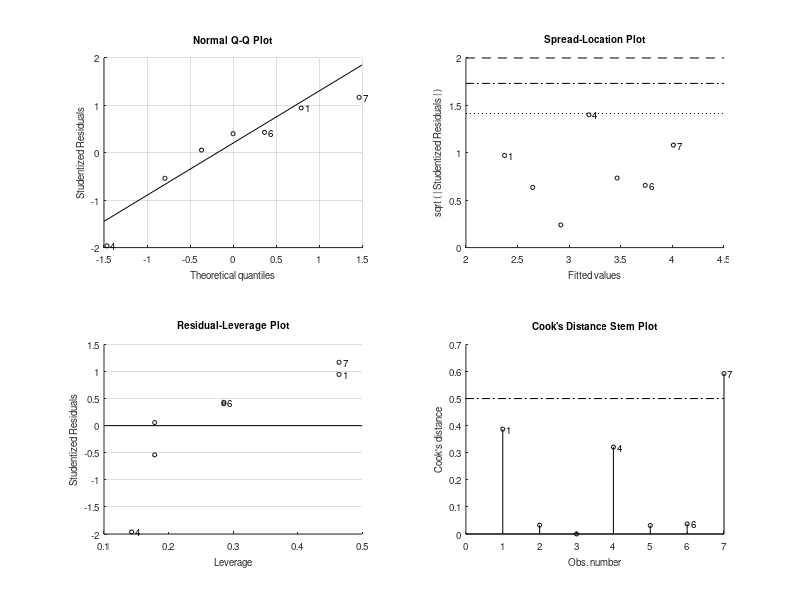
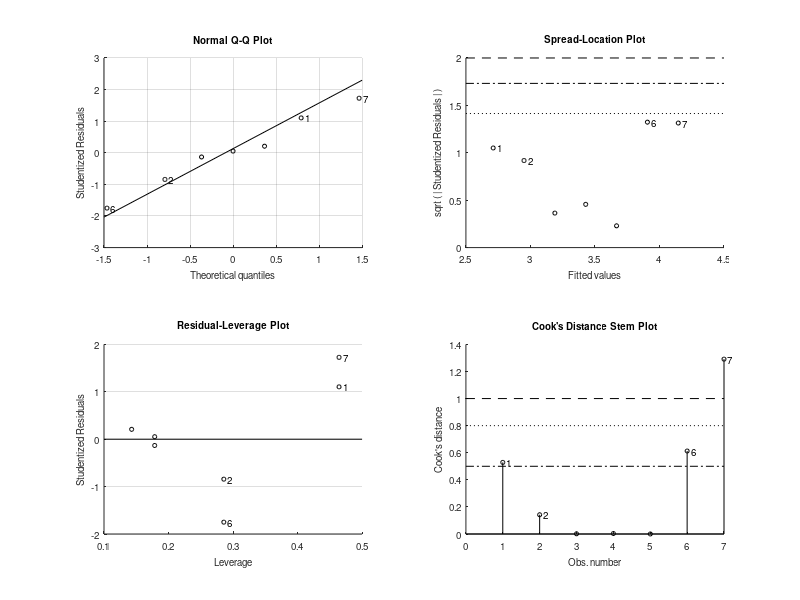
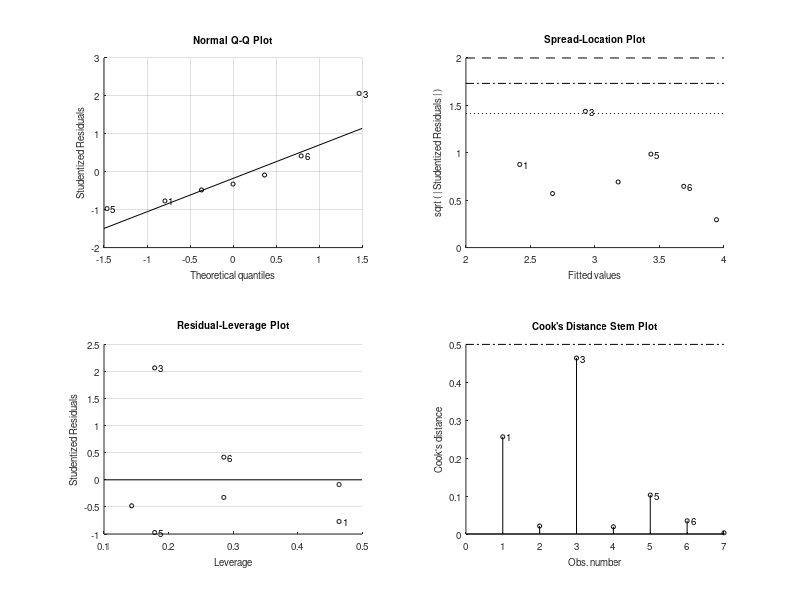

The MATLAB script that drew these images, in order: (Note: this script raises an error after producing the figures.)
% === SERIES EXPERIMENTALES ===
M1 = [1, 2, 4, 8, 16, 32, 64]';
D1 = [11.45 14.56 18.62 20.61 30.56 43.38 59.58]';

M2 = [1, 2, 4, 8, 16, 32, 64]';
D2 = [15.70 18.41 24.12 31.14 39.25 46.01 67.48]';

M3 = [1, 2, 4, 8, 16, 32, 64]';
D3 = [11.01 14.33 19.82 23.69 30.11 40.42 51.41]';

% === TRANSFORMACIÓN LOGARÍTMICA ===
logM1 = log(M1);  logD1 = log(D1);
logM2 = log(M2);  logD2 = log(D2);
logM3 = log(M3);  logD3 = log(D3);

% === AJUSTES LINEALES ===
mdl1 = fitlm(logM1, logD1);
mdl2 = fitlm(logM2, logD2);
mdl3 = fitlm(logM3, logD3);

% === RESULTADOS (pendiente, error, intercepto) ===
m1 = mdl1.Coefficients.Estimate(2);
dm1 = mdl1.Coefficients.SE(2);
n1 = mdl1.Coefficients.Estimate(1);

m2 = mdl2.Coefficients.Estimate(2);
dm2 = mdl2.Coefficients.SE(2);
n2 = mdl2.Coefficients.Estimate(1);

m3 = mdl3.Coefficients.Estimate(2);
dm3 = mdl3.Coefficients.SE(2);
n3 = mdl3.Coefficients.Estimate(1);

% === DIMENSIÓN FRACTAL ===
d1 = 1 / m1;
dd1 = (1 / m1^2) * dm1;

d2 = 1 / m2;
dd2 = (1 / m2^2) * dm2;

d3 = 1 / m3;
dd3 = (1 / m3^2) * dm3;

% === IMPRESIÓN DE RESULTADOS ===
fprintf("Serie 1: d = %.3f  +/- %.3f   K = %.3f\n", d1, dd1, exp(n1));
fprintf("Serie 2: d = %.3f  +/- %.3f   K = %.3f\n", d2, dd2, exp(n2));
fprintf("Serie 3: d = %.3f  +/- %.3f   K = %.3f\n", d3, dd3, exp(n3));

% === PLOT DEL AJUSTE (superpuestos) ===
figure(1);
hold on;

plot(logM1, logD1, 'or', "DisplayName","Serie 1");
plot(logM2, logD2, 'sb', "DisplayName","Serie 2");
plot(logM3, logD3, 'dg', "DisplayName","Serie 3");

plot(mdl1);   % línea roja
plot(mdl2);   % línea azul
plot(mdl3);   % línea verde

xlabel('ln(Masa)');
ylabel('ln(Diámetro)');
title('Ajuste Fractal de las Tres Series Experimentales');
legend;

% === ANÁLISIS DE RESIDUOS (opcional) ===
figure(2);
subplot(3,1,1)
plotResiduals(mdl1,'fitted'); title('Residuos Serie 1');

subplot(3,1,2)
plotResiduals(mdl2,'fitted'); title('Residuos Serie 2');

subplot(3,1,3)
plotResiduals(mdl3,'fitted'); title('Residuos Serie 3');
